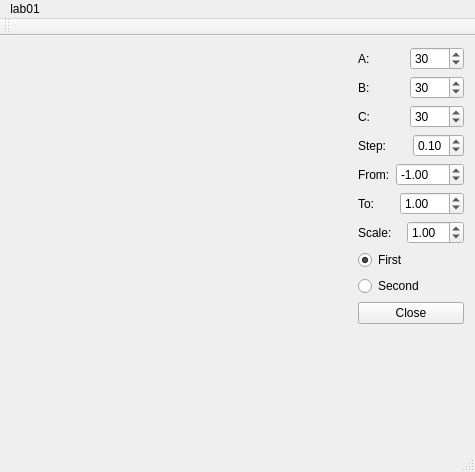
<?xml version="1.0" encoding="UTF-8"?>
<ui version="4.0">
 <class>MainWindow</class>
 <widget class="QMainWindow" name="MainWindow">
  <property name="geometry">
   <rect>
    <x>0</x>
    <y>0</y>
    <width>475</width>
    <height>472</height>
   </rect>
  </property>
  <property name="windowTitle">
   <string>MainWindow</string>
  </property>
  <widget class="QWidget" name="centralWidget">
   <layout class="QGridLayout" name="gridLayout">
    <item row="0" column="0">
     <spacer name="horizontalSpacer">
      <property name="orientation">
       <enum>Qt::Horizontal</enum>
      </property>
      <property name="sizeHint" stdset="0">
       <size>
        <width>302</width>
        <height>128</height>
       </size>
      </property>
     </spacer>
    </item>
    <item row="0" column="1">
     <layout class="QVBoxLayout" name="verticalLayout_2">
      <item>
       <layout class="QHBoxLayout" name="horizontalLayout">
        <item>
         <widget class="QLabel" name="label">
          <property name="text">
           <string>A:</string>
          </property>
         </widget>
        </item>
        <item>
         <widget class="QSpinBox" name="spinBoxA">
          <property name="minimum">
           <number>1</number>
          </property>
          <property name="maximum">
           <number>1000</number>
          </property>
          <property name="value">
           <number>30</number>
          </property>
         </widget>
        </item>
       </layout>
      </item>
      <item>
       <layout class="QHBoxLayout" name="horizontalLayout_2">
        <item>
         <widget class="QLabel" name="label_2">
          <property name="text">
           <string>B:</string>
          </property>
         </widget>
        </item>
        <item>
         <widget class="QSpinBox" name="spinBoxB">
          <property name="maximum">
           <number>1000</number>
          </property>
          <property name="value">
           <number>30</number>
          </property>
         </widget>
        </item>
       </layout>
      </item>
      <item>
       <layout class="QHBoxLayout" name="horizontalLayout_3">
        <item>
         <widget class="QLabel" name="label_3">
          <property name="text">
           <string>C:</string>
          </property>
         </widget>
        </item>
        <item>
         <widget class="QSpinBox" name="spinBoxC">
          <property name="maximum">
           <number>1000</number>
          </property>
          <property name="value">
           <number>30</number>
          </property>
         </widget>
        </item>
       </layout>
      </item>
      <item>
       <layout class="QHBoxLayout" name="horizontalLayout_4">
        <item>
         <widget class="QLabel" name="label_4">
          <property name="text">
           <string>Step:</string>
          </property>
         </widget>
        </item>
        <item>
         <widget class="QDoubleSpinBox" name="doubleSpinBox">
          <property name="maximum">
           <double>0.500000000000000</double>
          </property>
          <property name="singleStep">
           <double>0.010000000000000</double>
          </property>
          <property name="value">
           <double>0.100000000000000</double>
          </property>
         </widget>
        </item>
       </layout>
      </item>
      <item>
       <layout class="QHBoxLayout" name="horizontalLayout_5">
        <item>
         <widget class="QLabel" name="label_5">
          <property name="text">
           <string>From:</string>
          </property>
         </widget>
        </item>
        <item>
         <widget class="QDoubleSpinBox" name="doubleSpinBox_2">
          <property name="minimum">
           <double>-100.000000000000000</double>
          </property>
          <property name="maximum">
           <double>0.000000000000000</double>
          </property>
          <property name="value">
           <double>-1.000000000000000</double>
          </property>
         </widget>
        </item>
       </layout>
      </item>
      <item>
       <layout class="QHBoxLayout" name="horizontalLayout_6">
        <item>
         <widget class="QLabel" name="label_6">
          <property name="text">
           <string>To:</string>
          </property>
         </widget>
        </item>
        <item>
         <widget class="QDoubleSpinBox" name="doubleSpinBox_3">
          <property name="maximum">
           <double>100.000000000000000</double>
          </property>
          <property name="value">
           <double>1.000000000000000</double>
          </property>
         </widget>
        </item>
       </layout>
      </item>
      <item>
       <layout class="QVBoxLayout" name="verticalLayout">
        <item>
         <layout class="QHBoxLayout" name="horizontalLayout_7">
          <item>
           <widget class="QLabel" name="label_7">
            <property name="text">
             <string>Scale:</string>
            </property>
           </widget>
          </item>
          <item>
           <widget class="QDoubleSpinBox" name="doubleSpinBox_4">
            <property name="maximum">
             <double>30.000000000000000</double>
            </property>
            <property name="singleStep">
             <double>0.100000000000000</double>
            </property>
            <property name="value">
             <double>1.000000000000000</double>
            </property>
           </widget>
          </item>
         </layout>
        </item>
        <item>
         <widget class="QRadioButton" name="radioButton">
          <property name="text">
           <string>First</string>
          </property>
          <property name="checked">
           <bool>true</bool>
          </property>
         </widget>
        </item>
        <item>
         <widget class="QRadioButton" name="radioButton_2">
          <property name="text">
           <string>Second</string>
          </property>
         </widget>
        </item>
       </layout>
      </item>
      <item>
       <widget class="QPushButton" name="CloseButton">
        <property name="text">
         <string>Close</string>
        </property>
       </widget>
      </item>
      <item>
       <spacer name="verticalSpacer">
        <property name="orientation">
         <enum>Qt::Vertical</enum>
        </property>
        <property name="sizeHint" stdset="0">
         <size>
          <width>20</width>
          <height>40</height>
         </size>
        </property>
       </spacer>
      </item>
     </layout>
    </item>
   </layout>
  </widget>
  <widget class="QMenuBar" name="menuBar">
   <property name="geometry">
    <rect>
     <x>0</x>
     <y>0</y>
     <width>475</width>
     <height>25</height>
    </rect>
   </property>
   <widget class="QMenu" name="menuLab01">
    <property name="title">
     <string>lab01</string>
    </property>
   </widget>
   <addaction name="menuLab01"/>
  </widget>
  <widget class="QToolBar" name="mainToolBar">
   <attribute name="toolBarArea">
    <enum>TopToolBarArea</enum>
   </attribute>
   <attribute name="toolBarBreak">
    <bool>false</bool>
   </attribute>
  </widget>
  <widget class="QStatusBar" name="statusBar"/>
 </widget>
 <layoutdefault spacing="6" margin="11"/>
 <resources/>
 <connections>
  <connection>
   <sender>doubleSpinBox</sender>
   <signal>valueChanged(double)</signal>
   <receiver>MainWindow</receiver>
   <slot>update()</slot>
   <hints>
    <hint type="sourcelabel">
     <x>433</x>
     <y>167</y>
    </hint>
    <hint type="destinationlabel">
     <x>237</x>
     <y>235</y>
    </hint>
   </hints>
  </connection>
 </connections>
</ui>
